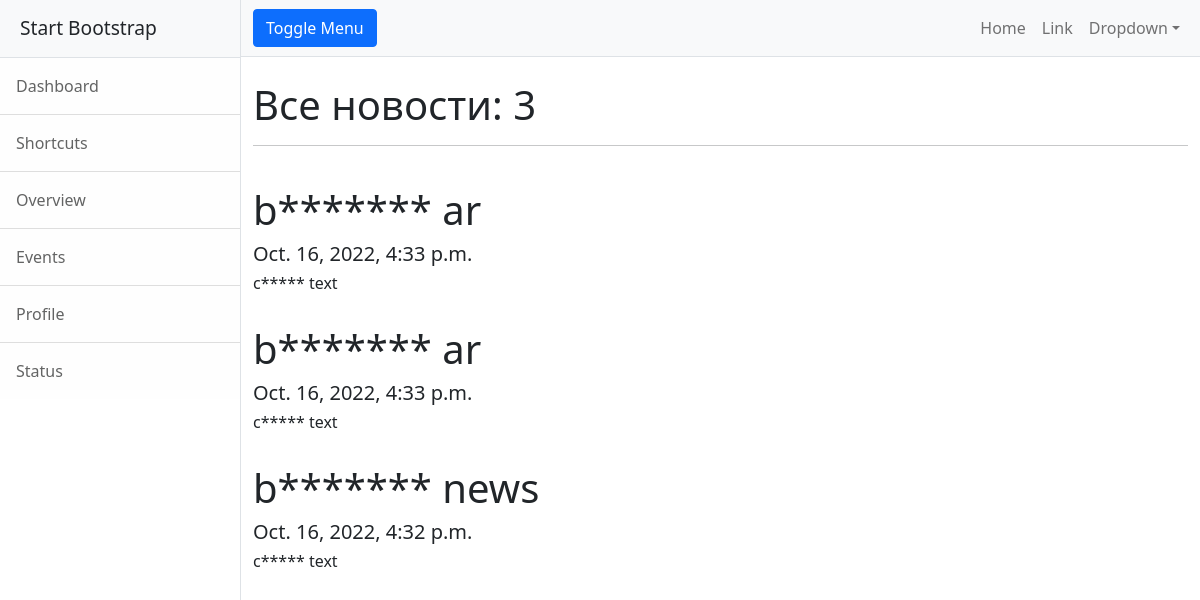
Page /post/ on the committed database.
### news/models.py (models this page shows, shortened)
class Post(models.Model):
    author = models.ForeignKey(Author, on_delete=models.CASCADE)
    CATEGORIES = [
        ('ar', 'статья'),
        ('nw', 'новость'),
    ]
    categoryType = models.CharField(max_length=2, choices=CATEGORIES, default='ar', blank=False)
    date_time = models.DateTimeField(auto_now_add=True)
    category = models.ManyToManyField("Category", through="PostCategory")
    title = models.CharField(max_length=64)
    text = models.TextField()
    rating = models.SmallIntegerField(default=0)

### news/views.py (the view)
# urls.py: path('', ListPost.as_view()),
class ListPost(ListView):
    model = Post
    ordering = '-date_time'
    template_name = 'news.html'
    context_object_name = 'posts'

### news/templatetags/filtres.py (called while the page is built)
@register.filter()
def madness(value):
    text_split = value.split()
    iter = -1
    for x in text_split:
        iter += 1
        if x in bad_words:
            for_len_x = (len(x) - 1) * '*'
            x = x.replace(x[1:], for_len_x)
            text_split[iter] = x
    return f'{" ".join(text_split)}'

### templates/news.html (shortened to what this page needs)
{% extends 'flatpages/default.html' %}
{% load filtres %}
{% block author_title %}
<h1>
    Все новости:
    {{ posts|length }}
</h1>
<hr>
{% if posts %}
{% for post in posts %}
<br>
<h1>{{ post.title|madness }}</h1>
<h5>{{ post.date_time }}</h5>
<h6>{{ post.text|madness }}</h6>
{% endfor %}
{% endif %}
{% endblock author_title %}

### rows in the picture
Post: title|madness "b******* ar", date_time "Oct. 16, 2022, 4:33 p.m.", text|madness "c***** text"
Post: title|madness "b******* ar", date_time "Oct. 16, 2022, 4:33 p.m.", text|madness "c***** text"
Post: title|madness "b******* news", date_time "Oct. 16, 2022, 4:32 p.m.", text|madness "c***** text"

### other values in the picture
{{ posts|length }} "3"
